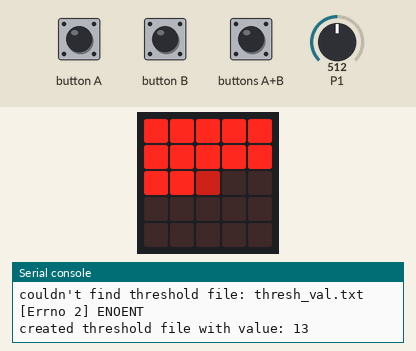
The program below on a simulated BBC micro:bit running MicroPython. On the bench: the board's 5×5 LED display, the last lines printed to the serial console. Inputs (shaded band) come from the test bench; at power-on: P1 = 512 (analog values on the 0–1023 scale). Files the program writes start out absent; no radio messages arrive unless stated (any console line starting 'radio sent:' is added by the test bench); files that are not in the repository are absent.

Above: at 1.2 s.
1.3 s: P1 set to 563
At 1.9 s:
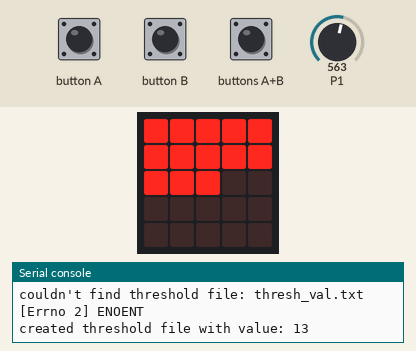
2.8 s: P1 set to 586
At 3.4 s:
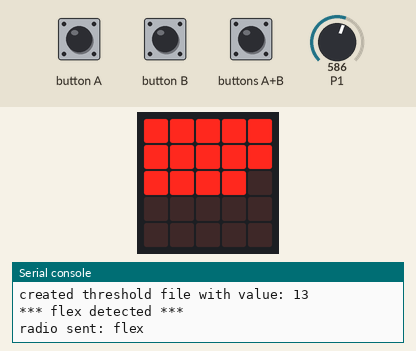
4.5 s: button A pressed for 0.15 s
At 4.63 s:
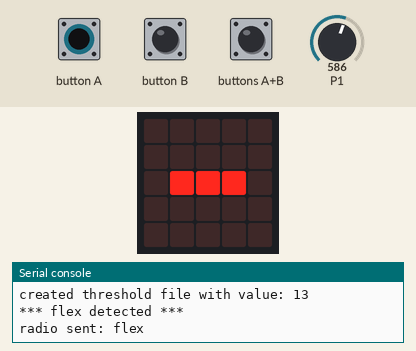
6.2 s: P1 set to 716
At 6.9 s:
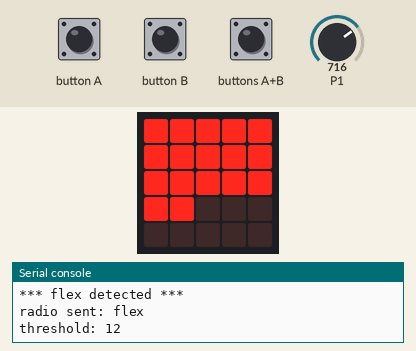
7.7 s: P1 set to 730
9.2 s: P1 set to 753
At 10.3 s:
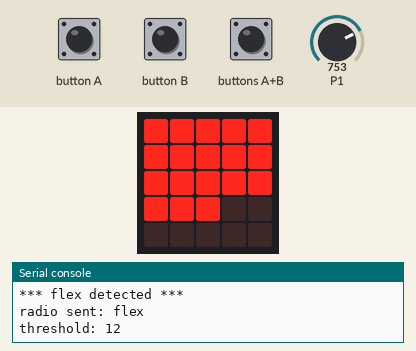
Timing chart, 0 to 11.7 s (numbered marks = the images above; inputs shaded):
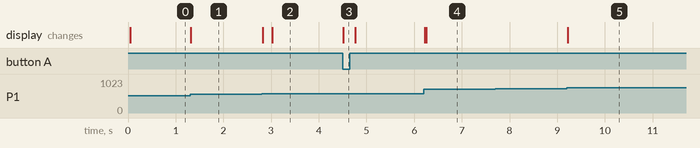

Measured:
- the behaviour switches between 572 and 573 on P1 (found by bisection; images 1 and 2)
- the behaviour switches between 736 and 737 on P1 (found by bisection; images 4 and 5)
- after the input at 1.3 s, the display: changes at once (image 1)
- after the input at 2.8 s, the display: first changes at once (image 2 shows a later state)
- after the input at 4.5 s, the display: changes at once (image 3)
- after the input at 6.2 s, the display: first changes at once (image 4 shows a later state)
- after the input at 7.7 s, every drawn part: stays the same
- after the input at 9.2 s, the display: changes at once (image 5)

The program:

flex_sensor.py
```python
''' Flex detector.
Reads analog input pin to measure how much a flex sensor is bent.
When the bend is beyond an adjustable limit, a 'flex' message is sent by the radio.
The adjustable limit is shown as faint LEDs on the micro:bit.
Flex needs to be relaxed below the threshold before another 'flex' message can be sent.
As the flex increases, more LEDs are lit brightly.
The threshold is the number of LEDs that need to 'go bright' to activate a flex detection.
Matthew Oppenheim
v1.0 June 2021 '''

from microbit import Image, button_a, button_b, display, pin1, sleep
import radio

# Intensity of the LEDs
BRIGHT = '9'
FAINT = '4'
# How many LEDs to turn on or off per button push
INCREMENT = 1
LEDS = 25
# maximum number of LEDs that can be used as a threshold
MAX_THRESH = 25
# set how bright the threshold LEDs are
THRESH_BRIGHT = '5'
# number of samples to smooth over
SAMPLES = 5
# default number of LEDs to light to trigger a detection
THRESHOLD = 13
# where we store the last number of threshold LEDs to light
THRESH_FILE = 'thresh_val.txt'
radio.config(address=0x101000, group=45, channel=2, data_rate=radio.RATE_1MBIT)
print('flex detector')


def adc_to_leds(adc_value):
    ''' Convert adc reading to number of LEDs to light. '''
    # flex_adc is a value from 0 to 1023, flex_leds is from 0 to 25
    return int((adc_value * 25)/1023)


def decrease_sensitivity(threshold, inc):
    display.show('-')
    threshold = limit(threshold-inc, MAX_THRESH)
    sleep(250)
    return threshold


def flex_detected():
    ''' Handle a flex detection. '''
    print('*** flex detected ***')
    display.show(Image.CHESSBOARD)
    radio.send('flex')
    sleep(200)


def initialise_list():
    list = [0] * SAMPLES
    return list


def increase_sensitivity(threshold, inc):
    display.show('+')
    threshold = limit(threshold+inc, MAX_THRESH)
    sleep(250)
    return threshold


def leds_string2(bright, faint):
    ''' return led string '''
    bright = limit(bright, LEDS)
    faint = limit(faint, LEDS)
    if faint <= bright:
        faint = 0
    leds_string = BRIGHT*bright + FAINT*(faint-bright) + \
        '0' * (LEDS-(bright+faint))
    leds_string = ":".join(leds_string[i:i+5]
                           for i in range(0, len(leds_string), 5))
    leds_image = Image(leds_string + ':')
    return leds_image


def limit(val, limit):
    ''' limit <val> between 0 and <limit>'''
    if val > limit:
        val = limit
    if val < 0:
        val = 0
    return int(val)


def read_file(filename):
    with open(filename, 'r') as my_file:
        read_value = my_file.read()
        return read_value


def smooth(list):
    ''' Return the average of <list>. '''
    average = sum(list)/len(list)
    return average


def write_file(filename, value):
    with open(filename, 'w') as my_file:
        my_file.write(str(value))
        my_file.close()


def main():
    # flag used to prevent multiple 'flex' signals being sent for a single trigger
    flat_signal_needed =  0
    # store flex values in list for smoothing
    flex_list = initialise_list()
    radio.on()
    # read saved threshold value
    try:
        thresh = int(read_file(THRESH_FILE))
        print('threshold from file: {}'.format(thresh))
    except Exception as e:
        print('couldn\'t find threshold file: {} {}'.format(THRESH_FILE, e))
        thresh = THRESHOLD
        write_file(THRESH_FILE, THRESHOLD)
        print('created threshold file with value: {}'.format(THRESHOLD))
    while True:
        incoming = radio.receive()
        flex_adc = pin1.read_analog()
        # append flex_adc to a list which is smoothed
        flex_list.pop(0)
        flex_list.append(flex_adc)
        flex_adc = smooth(flex_list)
        # flex_adc is a value from 0 to 1023, flex_leds is from 0 to 25
        flex_leds = adc_to_leds(flex_adc)
        if flex_leds > thresh and flat_signal_needed == 0:
            flex_detected()
            flat_signal_needed = 1
        if flex_leds <= thresh:
            flat_signal_needed = 0
        if (button_a.was_pressed() and not(button_b.was_pressed())) or incoming == 'decrease':
            thresh = (decrease_sensitivity(thresh, INCREMENT))
            write_file(THRESH_FILE, thresh)
            print('threshold: {}'.format(thresh))
        if (button_b.was_pressed() and not(button_a.was_pressed())) or incoming == 'increase':
            thresh = (increase_sensitivity(thresh, INCREMENT))
            write_file(THRESH_FILE, thresh)
            print('threshold: {}'.format(thresh))
        if (button_a.is_pressed() and button_b.is_pressed()):
            flex_detected()
            sleep(250)
        display.show(leds_string2(flex_leds, thresh))
        sleep(10)


main()
```
